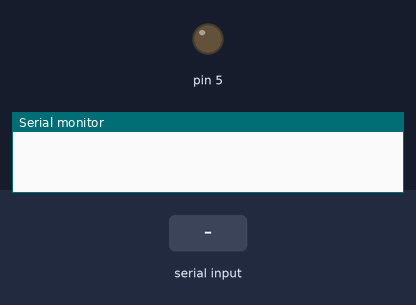
Simulated run of this sketch. Board: Arduino Uno, built with avr-gcc and run on an emulated ATmega328P. Parts: output pins drawn as LEDs (lit = HIGH), the last lines printed to the serial monitor. The test bench sets the inputs (shaded band).

Above: at 1.2 s.
1.3 s: "A" received over the second serial link
At 2.4 s:
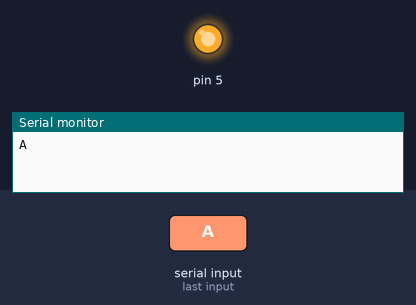
2.8 s: "a" received over the second serial link
At 3.6 s:
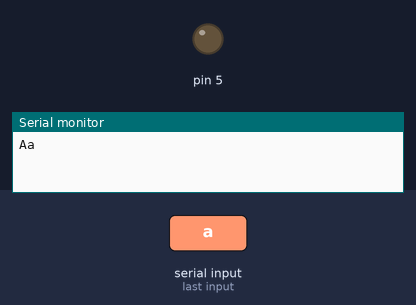
Timing chart, 0 to 5.8 s (numbered marks = the images above; inputs shaded):
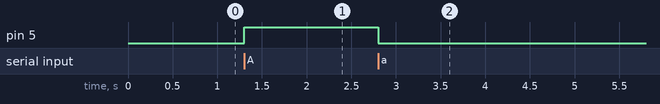

The sketch:

sketch_dec23b.ino
```cpp
#include <SoftwareSerial.h>
SoftwareSerial BT(2, 3);

void setup() {
  // put your setup code here, to run once:
  Serial.begin(9600);
  BT.begin(9600);
  pinMode(5, OUTPUT);

}
int x;
void loop() {
  // put your main code here, to run repeatedly:
  if (BT.available())
  {
    x = BT.read();
    Serial.write(x);
    if (x == 'A')
    {
      digitalWrite(5, HIGH);

    }
    if (x == 'a')
    {
      digitalWrite(5, LOW);

    }
  }
}
```

Measured:
- after the input at 1.3 s, pin 5: LOW → HIGH at once
- after the input at 2.8 s, pin 5: HIGH → LOW at once
